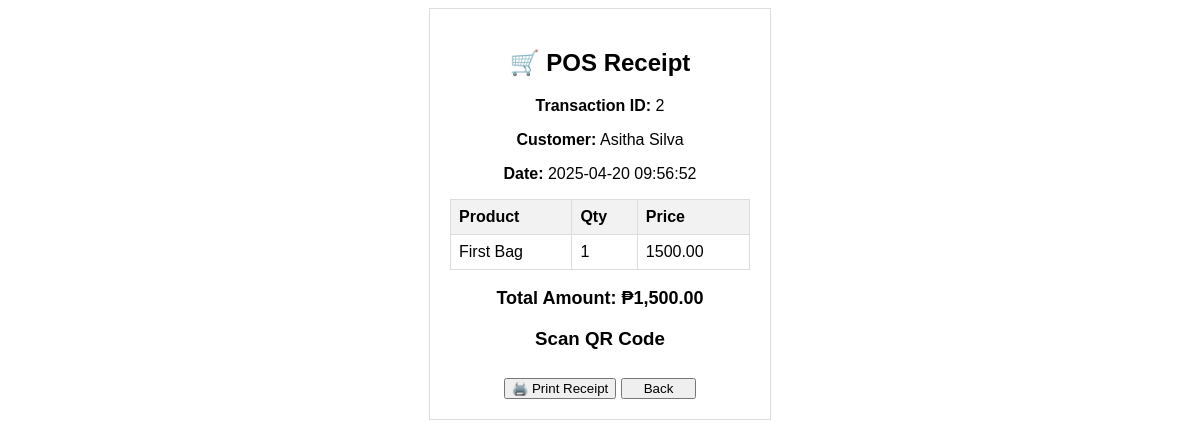
The page /receipt.php?transaction_id=2 on the database its author committed.
### tables this page shows
CREATE TABLE `pos_transaction` (
  `transaction_id` int(11) NOT NULL,
  `customer_name` varchar(50) NOT NULL,
  `transaction_date` timestamp NOT NULL DEFAULT current_timestamp()
);

CREATE TABLE `pos_transaction_details` (
  `id` int(11) NOT NULL,
  `transaction_id` int(11) NOT NULL,
  `product_id` int(3) NOT NULL,
  `quantity` int(11) NOT NULL,
  `total` decimal(10,2) NOT NULL,
  `product_name` varchar(255) NOT NULL
);

### receipt.php (the view, shortened to what this page needs)
<?php
$conn = new mysqli('localhost', 'root', '', 'shop_pos');
$transaction_id = $_GET['transaction_id'] ?? 0;
$transaction_query = $conn->prepare("SELECT customer_name, transaction_date FROM pos_transaction WHERE transaction_id = ?");
$transaction_query->bind_param("i", $transaction_id);
$transaction_query->execute();
$transaction_query->bind_result($customer_name, $transaction_date);
$items_query = $conn->prepare("SELECT product_name, quantity, total FROM pos_transaction_details WHERE transaction_id = ?");
$items_query->bind_param("i", $transaction_id);
$items_query->execute();
$items_result = $items_query->get_result();
$total_amount_query = $conn->prepare("SELECT SUM(total) FROM pos_transaction_details WHERE transaction_id = ?");
$total_amount_query->bind_param("i", $transaction_id);
$total_amount_query->execute();
$total_amount_query->bind_result($total_amount);
?>
<!DOCTYPE html>
<html lang="en">
<head>
    <link rel="stylesheet" href="./css/receipt.css">
</head>
<body>
    <div class="receipt">
        <h2>🛒 POS Receipt</h2>
        <p><strong>Transaction ID:</strong> <?php echo $transaction_id; ?></p>
        <p><strong>Customer:</strong> <?php echo $customer_name; ?></p>
        <p><strong>Date:</strong> <?php echo $transaction_date; ?></p>
        <table>
            <tr>
                <th>Product</th>
                <th>Qty</th>
                <th>Price</th>
            </tr>
            <?php while ($row = $items_result->fetch_assoc()): ?>
                <tr>
                    <td><?php echo $row['product_name']; ?></td>
                    <td><?php echo $row['quantity']; ?></td>
                    <td><?php echo $row['total']; ?></td>
                </tr>
            <?php endwhile; ?>
        </table>
        <div class="total-section">
            <p><strong>Total Amount: </strong> ₱<?php echo number_format($total_amount, 2); ?></p>
        </div>
        <div class="qr-section">
            <h3>Scan QR Code</h3>
        </div>
        <button class="btn-print" onclick="window.print()">🖨️ Print Receipt</button>
        <button><a class="back" href="./index.php">Back</a></button>
    </div>
</body>
</html>

### css/receipt.css (style rules this page uses)
body { font-family: Arial, sans-serif; text-align: center; }
.receipt { width: 300px; margin: auto; padding: 20px; border: 1px solid #ddd; }
table { width: 100%; border-collapse: collapse; margin-top: 10px; }
th, td { border: 1px solid #ddd; padding: 8px; text-align: left; }
th { background: #f2f2f2; }
.btn-print { margin-top: 10px; }
.back { text-decoration: none; padding: 20px 15px; color: black; }
.total-section { margin-top: 10px; font-size: 18px; font-weight: bold; }

### rows shown on the page
pos_transaction: customer_name "Asitha Silva", transaction_date "2025-04-20 09:56:52"
pos_transaction_details: product_name "First Bag", quantity "1", total "1500.00"

### other values the page prints
$transaction_id "2"
$total_amount "1,500.00"
